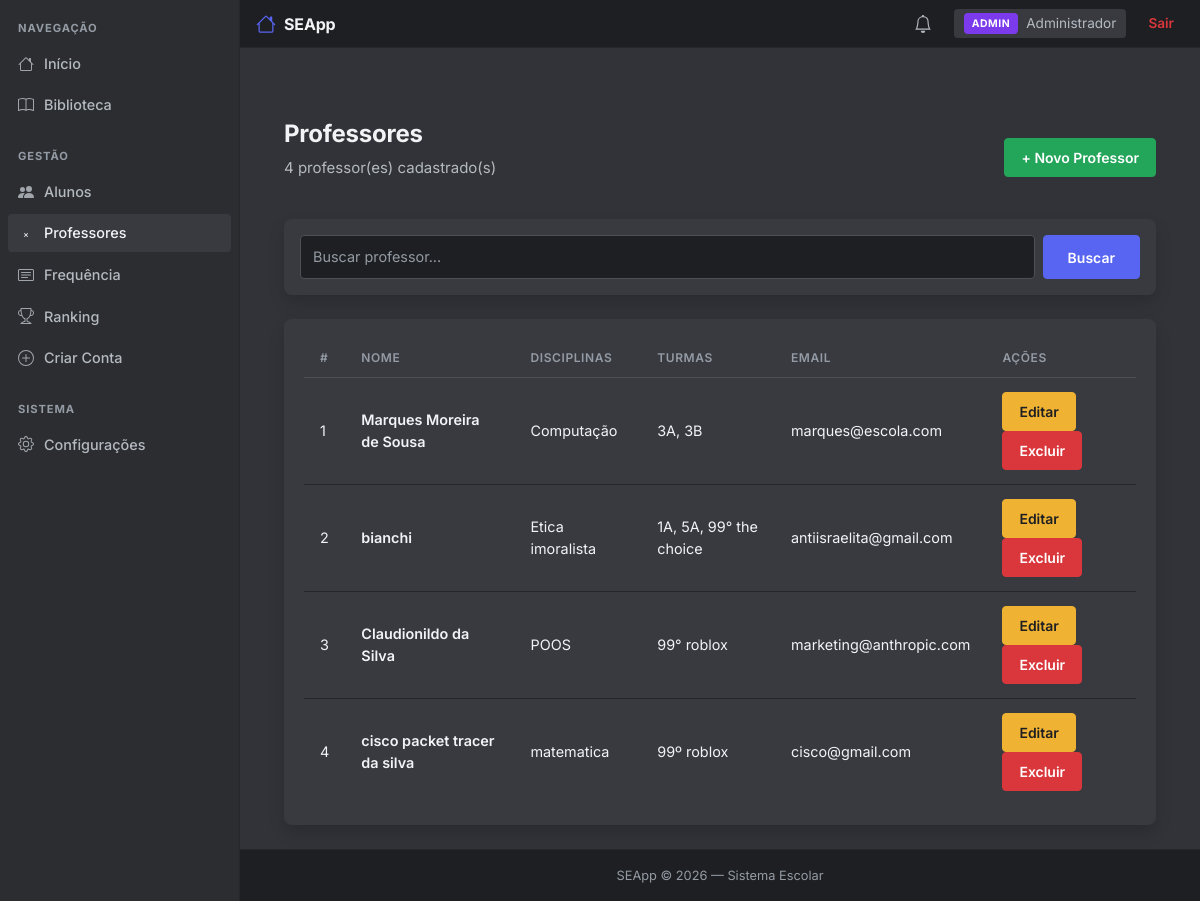
The page /professores (signed in) on the database its author committed.
### app/models/professor.py (models this page shows, shortened)
class Professor(db.Model):
    __tablename__ = 'professores'
    id = db.Column(db.Integer, primary_key=True)
    usuario_id = db.Column(db.Integer, db.ForeignKey('usuarios.id'), unique=True, nullable=True)
    email = db.Column(db.String(120), unique=True, nullable=True)  # NOVO CAMPO
    materia = db.Column(db.String(100), nullable=True)
    turmas = db.Column(db.String(200), nullable=True)
    disciplinas = db.Column(db.Text, nullable=True)
    turmas_lista = db.Column(db.Text, nullable=True)
    telefone = db.Column(db.String(20), nullable=True)
    usuario = db.relationship('Usuario', backref='professor_rel', uselist=False, lazy=True)

### app/models/usuario.py (models this page shows, shortened)
class Usuario(db.Model):
    __tablename__ = 'usuarios'
    id = db.Column(db.Integer, primary_key=True)
    nome = db.Column(db.String(100), nullable=False)
    email = db.Column(db.String(120), unique=True, nullable=False)
    senha = db.Column(db.String(255), nullable=False)
    tipo = db.Column(db.String(20), nullable=False, default='aluno')
    foto = db.Column(db.String(200), nullable=True)
    criado_em = db.Column(db.DateTime, default=datetime.utcnow)
    @property
    def senha_criptografada(self):
        return self.senha

### app/routes/professores.py (the view, shortened to what this page needs)
@professores_bp.route("/professores")
def listar():
    if 'usuario_id' not in session:
        return redirect(url_for('auth.login'))
    if not is_staff():
        flash("Acesso negado.", "danger")
        return redirect(url_for('dashboard.index'))
    professores = Professor.query.all()
    busca = request.args.get("busca", "").lower()
    if busca:
        professores = [p for p in professores if busca in (p.usuario.nome.lower() if p.usuario else "")]
    professores_lista = []
    for p in professores:
        professores_lista.append({
            "id": p.id,
            "nome": p.usuario.nome if p.usuario else "Sem nome",
            "email": p.email or (p.usuario.email if p.usuario else ""),
            "telefone": p.telefone or "",
            "materia": p.materia,
            "turmas": p.turmas,
            "disciplinas": json.loads(p.disciplinas) if p.disciplinas else [],
            "turmas_lista": json.loads(p.turmas_lista) if p.turmas_lista else [],
            "foto": p.usuario.foto if p.usuario else None
        })
    return render_template(
        "professores/listar.html",
        professores=professores_lista,
        busca=busca,
        tipo=session.get("tipo"),
        pode_editar=is_admin()
    )

### app/routes/professores.py (called while the page is built)
def is_admin():
    return session.get("tipo") in ["admin", "diretor"]

def is_staff():
    return session.get("tipo") in ["admin", "diretor", "professor"]

def is_professor():
    return session.get("tipo") == "professor"

### templates/professores/listar.html (shortened to what this page needs)
{% extends 'base.html' %}
{% block content %}
<div class="container mt-5">
    <div class="d-flex justify-content-between align-items-center mb-4">
        <div>
            <h1 class="fw-bold">Professores</h1>
            <p class="text-secondary">{{ professores|length }} professor(es) cadastrado(s)</p>
        </div>
        {% if pode_editar %}
        <a href="{{ url_for('professores.cadastrar') }}" class="btn btn-success">+ Novo Professor</a>
        {% endif %}
    </div>
    <div class="card border-0 shadow mb-4 p-3">
        <form method="GET" action="{{ url_for('professores.listar') }}" class="d-flex gap-2">
            <input type="text" name="busca" class="form-control" placeholder="Buscar professor..." value="{{ busca }}">
            <button type="submit" class="btn btn-primary px-4">Buscar</button>
        </form>
    </div>
    <div class="card shadow border-0">
        <div class="card-body">
            {% if professores %}
            <table class="table table-hover">
                <thead>
                    <tr>
                        <th>#</th>
                        <th>Nome</th>
                        <th>Disciplinas</th>
                        <th>Turmas</th>
                        <th>Email</th>
                        {% if pode_editar %}<th>Ações</th>{% endif %}
                    </tr>
                </thead>
                <tbody>
                    {% for prof in professores %}
                    <tr>
                        <td class="text-secondary">{{ prof.id }}</td>
                        <td class="fw-semibold">{{ prof.nome }}</td>
                        <td>{{ prof.disciplinas|join(', ') or '-' }}</td>
                        <td>{{ prof.turmas_lista|join(', ') or '-' }}</td>
                        <td>{{ prof.email or '-' }}</td>
                        {% if pode_editar %}
                        <td>
                            <a href="{{ url_for('professores.editar', prof_id=prof.id) }}" class="btn btn-sm btn-warning">Editar</a>
                            <form action="{{ url_for('professores.excluir', prof_id=prof.id) }}" method="POST" class="d-inline"
                                  onsubmit="return confirm('Excluir professor {{ prof.nome }}?')">
                                <button type="submit" class="btn btn-sm btn-danger">Excluir</button>
                            </form>
                        </td>
                        {% endif %}
                    </tr>
                    {% endfor %}
                </tbody>
            </table>
            {% else %}
            <div class="text-center p-5">
                <h4>Nenhum professor encontrado</h4>
                <p>{% if busca %}Nenhum resultado para "{{ busca }}".{% else %}Clique em "Novo Professor" para cadastrar.{% endif %}</p>
            </div>
            {% endif %}
        </div>
    </div>
</div>
{% endblock %}

### static/css/style.css (style rules this page uses)
:root { --bg: #313338; --bg-sidebar: #2B2D31; --bg-nav: #1E1F22; --surface: #383A40; --surface-hover: #404248; --border: #26272B; --border-2: #4E5058; --text: #F2F3F5; --text-2: #B5BAC1; --text-3: #949BA4; --primary: #5865F2; --primary-hover: #4752C4; --success: #23A55A; --success-hover: #1E8F4C; --danger: #DA373C; --danger-hover: #A12828; --warning: #F0B232; --warning-hover: #D89E2A; --radius: 8px; --radius-sm: 4px; --shadow: 0 2px 10px rgba(0,0,0,0.2); --shadow-lg: 0 8px 24px rgba(0,0,0,0.4); }
* { margin: 0; padding: 0; box-sizing: border-box; }
html, body { height: 100%; background: var(--bg); }
body { background: var(--bg); color: var(--text); font-family: "Inter", -apple-system, BlinkMacSystemFont, "Segoe UI", Roboto, sans-serif; font-size: 15px; line-height: 1.5; min-height: 100vh; display: flex; flex-direction: column; -webkit-font-smoothing: antialiased; }
h1, h2, h3, h4, h5, h6 { color: var(--text); font-weight: 700; letter-spacing: -0.01em; }
h1 { font-size: 1.5rem; }
p { color: var(--text-2); }
a { text-decoration: none; color: var(--primary); transition: color 0.15s; }
.card { background: var(--surface); border: 1px solid var(--border); border-radius: var(--radius); box-shadow: var(--shadow); }
.card-body { padding: 20px; }
.form-control, .form-select { background: var(--bg-nav) !important; color: var(--text) !important; border: 1px solid var(--border-2) !important; border-radius: var(--radius-sm) !important; padding: 10px 12px !important; font-size: 0.9rem; transition: border-color 0.15s; }
.form-control::placeholder { color: var(--text-3) !important; }
.btn { font-size: 0.875rem; font-weight: 600; padding: 8px 16px; border-radius: var(--radius-sm); transition: background 0.15s; border: 1px solid transparent; display: inline-flex; align-items: center; justify-content: center; gap: 6px; }
.btn-primary { background: var(--primary); border-color: var(--primary); color: white; }
.btn-success { background: var(--success); border-color: var(--success); color: white; }
.btn-danger { background: var(--danger); border-color: var(--danger); color: white; }
.btn-warning { background: var(--warning); border-color: var(--warning); color: #1E1F22; }
.table { color: var(--text) !important; --bs-table-bg: transparent; --bs-table-border-color: var(--border); margin-bottom: 0; border-collapse: separate; border-spacing: 0; }
.table thead th { background: var(--surface) !important; color: var(--text-3) !important; font-size: 0.75rem; font-weight: 600; text-transform: uppercase; letter-spacing: 0.05em; border-bottom: 1px solid var(--border-2) !important; border-top: none !important; padding: 10px 16px; text-align: left; }
.table tbody td { background: transparent !important; color: var(--text) !important; border-bottom: 1px solid var(--border) !important; padding: 14px 16px; font-size: 0.9rem; vertical-align: middle; }
.table tbody tr:last-child td { border-bottom: none !important; }
.text-secondary, .text-muted { color: var(--text-2) !important; }

### rows shown on the page
Professor: id "1", nome "Marques Moreira de Sousa", disciplinas "Computação", turmas_lista "3A, 3B", email "marques@escola.com"
Professor: id "2", nome "bianchi", disciplinas "Etica imoralista", turmas_lista "1A, 5A, 99° the choice", email "antiisraelita@gmail.com"
Professor: id "3", nome "Claudionildo da Silva", disciplinas "POOS", turmas_lista "99° roblox", email "marketing@anthropic.com"
Professor: id "4", nome "cisco packet tracer da silva", disciplinas "matematica", turmas_lista "99º roblox", email "cisco@gmail.com"

### other values the page prints
{{ session.get("tipo", "").upper() }} "ADMIN"
{{ session["usuario"] }} "Administrador"
{{ professores|length }} "4"
